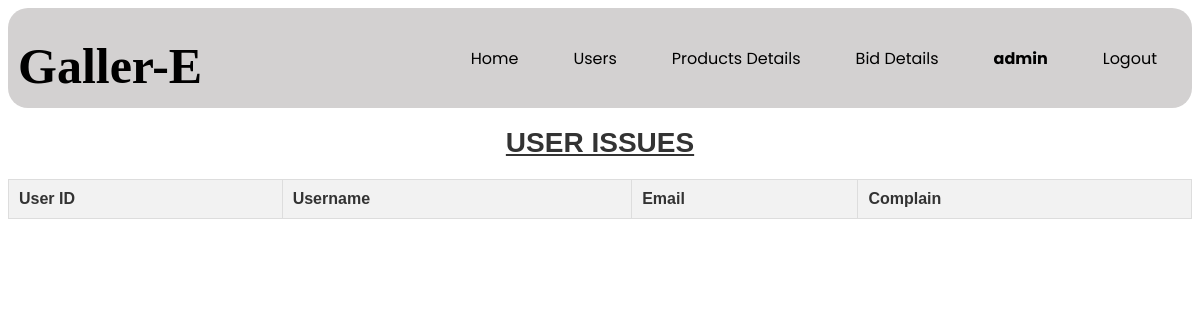
/components/16seecomplain.php (signed in), run on an earlier commit of the app's database.
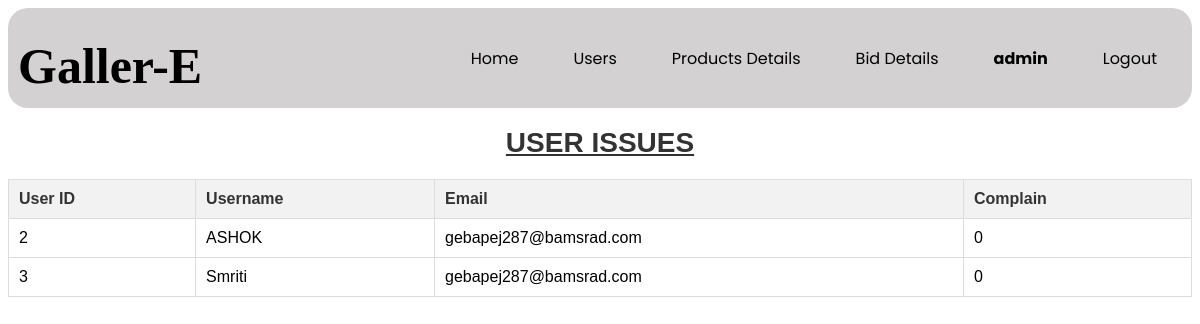
And on a later commit of the database.
### tables this page shows
CREATE TABLE `complaints` (
  `user_id` int(11) NOT NULL,
  `username` varchar(150) NOT NULL,
  `Email` varchar(150) NOT NULL,
  `Category` varchar(150) NOT NULL,
  `Complaint` int(11) NOT NULL
);

### components/16seecomplain.php (the view, shortened to what this page needs)
<?php
include 'db_connect.php';
$query = "SELECT * FROM COMPLAINTS ";
$result = $conn->query($query);
?>
<!DOCTYPE html>
<html>
<head>
    <link rel="stylesheet" href="../css/4product.css" />
</head>
<body oncontextmenu="return disableRightClick();">
    <?php
    if ($_SESSION["usertype"] == 0) {
        require_once "../components/0nav.php";
    } else {
        require_once "../components/0adminnav.php";
    }
    ?>
    <div class="content">
        <h1>USER ISSUES</h1>
    </div>
    <div class="content">
        <table>
            <tr>
                <th>User ID</th>
                <th>Username</th>
                <th>Email</th>
                <th>Complain</th>
            </tr>
            <?php foreach($result as $r) { ?>
            <tr>
                <td><?php echo $r['user_id']; ?></td>
                <td><?php echo $r['username']; ?></td>
                <td><?php echo $r['Email']; ?></td>
                <td><?php echo $r['Complaint']; ?></td>
            </tr>
            <?php } ?>
        </table>
    </div>
</body>
</html>

### components/0adminnav.php (shortened to what this page needs)
<link rel="stylesheet" href="../css/0nav.css">
<nav>
    <div class="logo">
        Galler-E
    </div>
    <div class="menu">
        <ul>
            <li><a href="3homepage.php">Home</a></li>
            <li><a href="12allusers.php">Users</a></li>
            <li><a href="7allproducts.php">Products Details</a></li>
            <li><a href="10biddetails.php">Bid Details</a></li>
            <li><p><?= $_SESSION['username'];?></p>
        </li>
            <?php
            if(isset($_SESSION['userid'])) {
                echo '<li><a href="0logout.php">Logout</a></li>';
            } else {
        header("location: 2signin.php");
            }
            ?>
        </ul>
    </div>
</nav>

### css/4product.css (style rules this page uses)
body { font-family: Arial, sans-serif; background-color: white; }
a { text-decoration: none; color: white; }
h1 { margin-bottom: 20px; font-size: 28px; color: #333; text-align: center; text-decoration: underline; }
table { width: 100%; border-collapse: collapse; margin-bottom: 20px; border-radius: 10px; }
table, th, td { border: 1px solid #ddd; }
th, td { padding: 10px; text-align: left; }
th { background-color: #f2f2f2; color: #333; }

### css/0nav.css (style rules this page uses)
nav { background-color: rgb(211, 209, 209); padding-right: 10px; padding-left: 10px; height: 100px; max-height: 100px; justify-content: space-between; align-items: center; display: flex; flex-wrap: wrap; border-radius: 20px; }
.menu li p,a:hover { font-weight: bolder; }
.logo { margin-top: 15px; font-size: 50px; font-family: zeyada; font-weight: 550; }
.menu ul { display: flex; align-items: center; font-family: 'poppins'; display: flex; justify-content: space-between; flex-direction: row; }
.menu ul li { font-size: 16px; padding-left: 30px; list-style: none; padding-right: 25px; }
.menu ul li a { text-decoration: none; color: black; }

What changed in the data, as far as the page shows it:
added complaints: user_id "2", username "ASHOK", Email "gebapej287@bamsrad.com", Complaint "0"
added complaints: user_id "3", username "Smriti", Email "gebapej287@bamsrad.com", Complaint "0"
